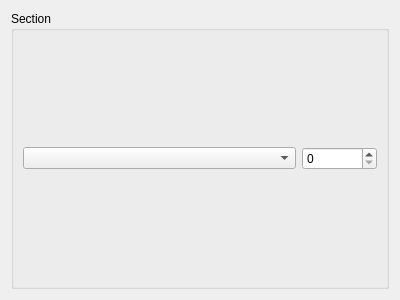
<?xml version="1.0" encoding="UTF-8"?>
<ui version="4.0">
 <class>font_setting_widget</class>
 <widget class="QWidget" name="font_setting_widget">
  <property name="geometry">
   <rect>
    <x>0</x>
    <y>0</y>
    <width>400</width>
    <height>300</height>
   </rect>
  </property>
  <property name="windowTitle">
   <string>Form</string>
  </property>
  <layout class="QGridLayout" name="gridLayout_4">
   <item row="0" column="0">
    <widget class="QGroupBox" name="section">
     <property name="title">
      <string>Section</string>
     </property>
     <layout class="QGridLayout" name="gridLayout">
      <item row="0" column="0">
       <widget class="QComboBox" name="font_family"/>
      </item>
      <item row="0" column="1">
       <widget class="QSpinBox" name="size">
        <property name="maximumSize">
         <size>
          <width>75</width>
          <height>16777215</height>
         </size>
        </property>
       </widget>
      </item>
     </layout>
    </widget>
   </item>
  </layout>
 </widget>
 <resources/>
 <connections>
  <connection>
   <sender>font_family</sender>
   <signal>currentTextChanged(QString)</signal>
   <receiver>font_setting_widget</receiver>
   <slot>font_family_changed(QString)</slot>
   <hints>
    <hint type="sourcelabel">
     <x>88</x>
     <y>57</y>
    </hint>
    <hint type="destinationlabel">
     <x>69</x>
     <y>-10</y>
    </hint>
   </hints>
  </connection>
  <connection>
   <sender>size</sender>
   <signal>valueChanged(int)</signal>
   <receiver>font_setting_widget</receiver>
   <slot>size_changed(int)</slot>
   <hints>
    <hint type="sourcelabel">
     <x>184</x>
     <y>52</y>
    </hint>
    <hint type="destinationlabel">
     <x>157</x>
     <y>-10</y>
    </hint>
   </hints>
  </connection>
 </connections>
 <slots>
  <slot>font_family_changed(QString)</slot>
  <slot>size_changed(int)</slot>
 </slots>
</ui>
